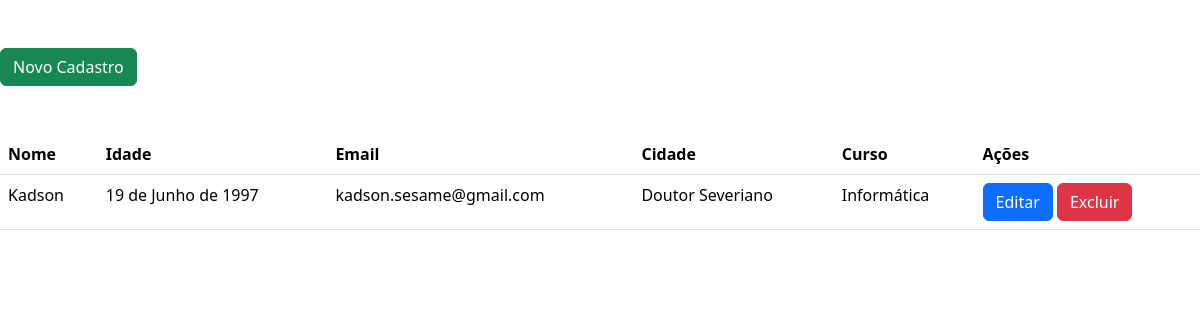
/, run on an earlier commit of the app's database.
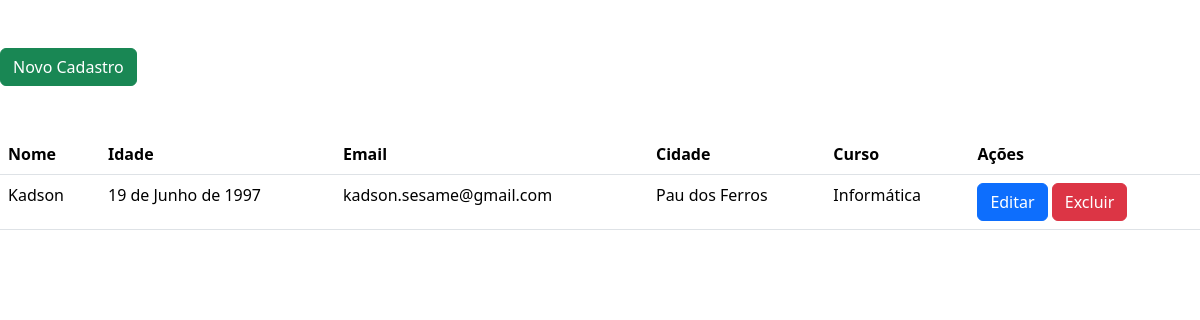
And on a later commit of the database.
### apps/manter_alunos/models.py (models this page shows, shortened)
class Aluno(models.Model):
    nome = models.CharField(max_length=40)
    endereco = models.CharField(max_length=70)
    email = models.CharField(max_length=40)
    data_de_nascimento = models.CharField(max_length=60)
    curso = models.ForeignKey(Curso, on_delete=models.CASCADE)
    cidade = models.ForeignKey(Cidade, on_delete=models.CASCADE)

class Cidade(models.Model):
    nome = models.CharField(max_length=30)
    sigla_estado = models.CharField(max_length=2)
    def __str__(self):
        return self.nome

class Curso(models.Model):
    nome = models.CharField(max_length=15)
    def __str__(self):
        return self.nome

### apps/manter_alunos/views.py (the view)
# urls.py: path('', index, name="home"),
def index(request):
    alunos = Aluno.objects.all()
    context = { 'alunos': alunos }
    return render(request, 'index.html', context)

### apps/manter_alunos/templates/index.html (shortened to what this page needs)
<!DOCTYPE html>
<html lang="pt-br">
<head>
    <link href="https://cdn.jsdelivr.net/npm/bootstrap@5.3.2/dist/css/bootstrap.min.css" rel="stylesheet"
>
</head>
<body>
    <main>
        <a href="{% url 'criar_aluno' %}"><button class="btn btn-success my-5">Novo Cadastro</button></a>
        <table class="table">
            <thead>
                <tr>
                    <th class="col">Nome</th>
                    <th class="col">Idade</th>
                    <th class="col">Email</th>
                    <th class="col">Cidade</th>
                    <th class="col">Curso</th>
                    <th class="col">Ações</th>
                </tr>
            </thead>
            <tbody>
                {% for aluno in alunos %}
                <tr>
                    <td>{{ aluno.nome }}</td>
                    <td>{{ aluno.data_de_nascimento }}</td>
                    <td>{{ aluno.email }}</td>
                    <td>{{ aluno.cidade }}</td>
                    <td>{{ aluno.curso }}</td>
                    <td>
                        <a href="{% url 'editar_aluno' aluno.id %}"><button class="btn btn-primary">Editar</button></a>
                        <a href="{% url 'excluir_aluno' aluno.id %}"><button class="btn btn-danger">Excluir</button></a>
                    </td>
                </tr>
                {% endfor %}
            </tbody>
        </table>
    </main>
</body>
</html>

What changed in the data, as far as the page shows it:
changed Aluno "Kadson": cidade "Doutor Severiano" → "Pau dos Ferros"
